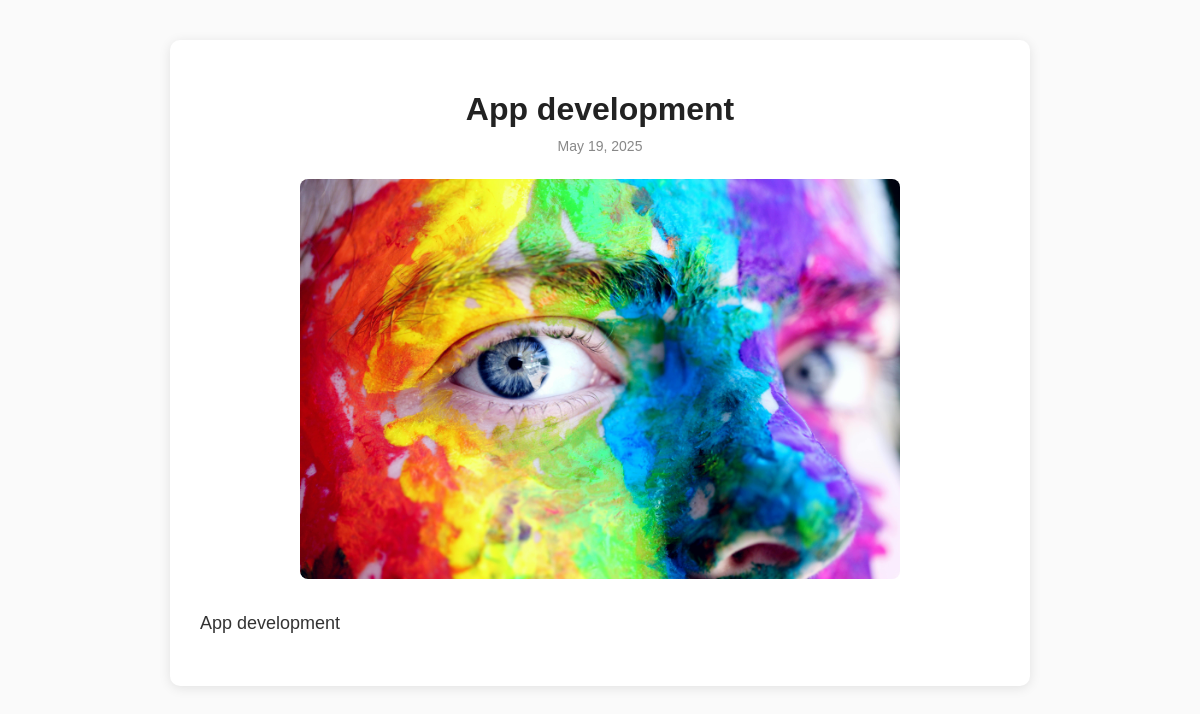
The page /blogs/app-development/ on the database its author committed.
### digital/models.py (models this page shows, shortened)
class BlogPost(models.Model):
    title = models.CharField(max_length=200)
    content = models.TextField()
    slug = models.SlugField(unique=True)
    image = models.ImageField(upload_to='blog_images/', blank=True, null=True)
    created_at = models.DateTimeField(auto_now_add=True)
    published = models.BooleanField(default=True)

### digital/views.py (the view)
# urls.py: path('blogs/<slug:slug>/', views.blog_detail, name='blog_detail'),  # blog detail page
def blog_detail(request, slug):
    post = get_object_or_404(BlogPost, slug=slug)
    return render(request, 'digital/blog_detail.html', {'post': post})

### digital/templates/digital/blog_detail.html (shortened to what this page needs)
<!DOCTYPE html>
<html>
<head>
</head>
<body>
  <div class="container">
    <h1>{{ post.title }}</h1>
    <time>{{ post.created_at|date:"F d, Y" }}</time>
    {% if post.image %}
      <img src="{{ post.image.url }}" alt="{{ post.title }}">
    {% endif %}
    <div class="content">
      {{ post.content|linebreaks }}
    </div>
  </div>
</body>
</html>

### digital/templates/digital/blog_detail.html (style rules this page uses)
body { font-family: Arial, sans-serif; margin: 40px; background-color: #fafafa; color: #333; }
.container { max-width: 800px; margin: 0 auto; background: white; padding: 30px; border-radius: 10px; box-shadow: 0 2px 12px rgba(0,0,0,0.1); }
h1 { text-align: center; margin-bottom: 10px; color: #222; }
time { display: block; text-align: center; font-size: 14px; color: #888; margin-bottom: 25px; }
img { display: block; max-width: 100%; max-height: 400px; margin: 0 auto 30px auto; border-radius: 8px; object-fit: cover; }
.content { line-height: 1.6; font-size: 18px; text-align: justify; }

### rows shown on the page
BlogPost: title "App development", created_at "May 19, 2025", image (picture), content "App development"
